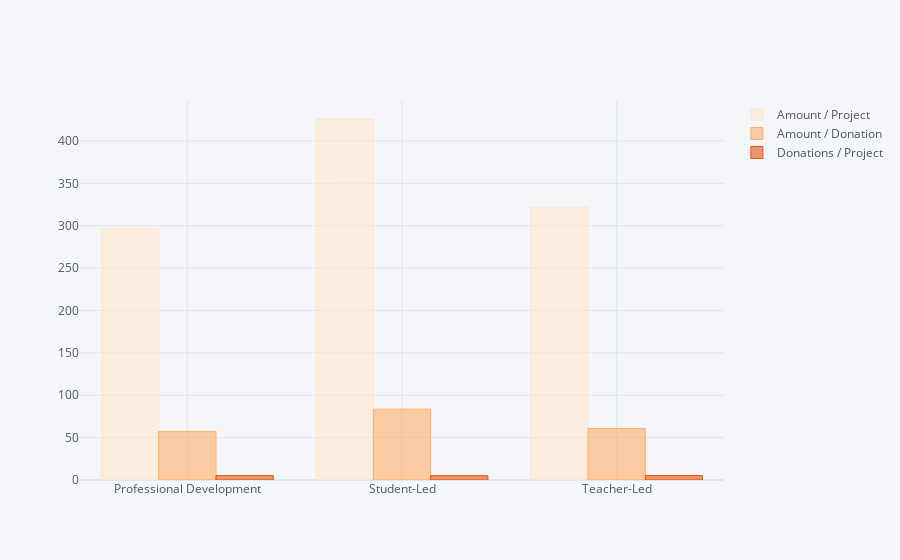

Notebook source saved alongside this figure:
### Code cell
# Plot results
df_ptype.iplot(kind='bar', y=['Amount / Project', 'Amount / Donation', 'Donations / Project'], colorscale='Oranges')

### Figure 1 — Plotly figure (JSON) as saved in the notebook; plotly's stock layout.template omitted (floating-point values rounded to 4 significant figures)
{"data": [{"marker": {"color": "rgba(254, 230, 206, 0.6)", "line": {"color": "rgba(254, 230, 206, 1.0)", "width": 1}}, "name": "Amount / Project", "orientation": "v", "text": "", "type": "bar", "x": ["Professional Development", "Student-Led", "Teacher-Led"], "y": [297.2, 425.9, 321.7]}, {"marker": {"color": "rgba(253, 174, 107, 0.6)", "line": {"color": "rgba(253, 174, 107, 1.0)", "width": 1}}, "name": "Amount / Donation", "orientation": "v", "text": "", "type": "bar", "x": ["Professional Development", "Student-Led", "Teacher-Led"], "y": [57.35, 83.6, 60.91]}, {"marker": {"color": "rgba(230, 85, 13, 0.6)", "line": {"color": "rgba(230, 85, 13, 1.0)", "width": 1}}, "name": "Donations / Project", "orientation": "v", "text": "", "type": "bar", "x": ["Professional Development", "Student-Led", "Teacher-Led"], "y": [5.182, 5.095, 5.282]}], "layout": {"autosize": true, "legend": {"bgcolor": "#F5F6F9", "font": {"color": "#4D5663"}}, "paper_bgcolor": "#F5F6F9", "plot_bgcolor": "#F5F6F9", "title": {"font": {"color": "#4D5663"}}, "xaxis": {"autorange": true, "gridcolor": "#E1E5ED", "range": [-0.5, 2.5], "showgrid": true, "tickfont": {"color": "#4D5663"}, "title": {"font": {"color": "#4D5663"}, "text": ""}, "type": "category", "zerolinecolor": "#E1E5ED"}, "yaxis": {"autorange": true, "gridcolor": "#E1E5ED", "range": [0, 448.4], "showgrid": true, "tickfont": {"color": "#4D5663"}, "title": {"font": {"color": "#4D5663"}, "text": ""}, "type": "linear", "zerolinecolor": "#E1E5ED"}}}
